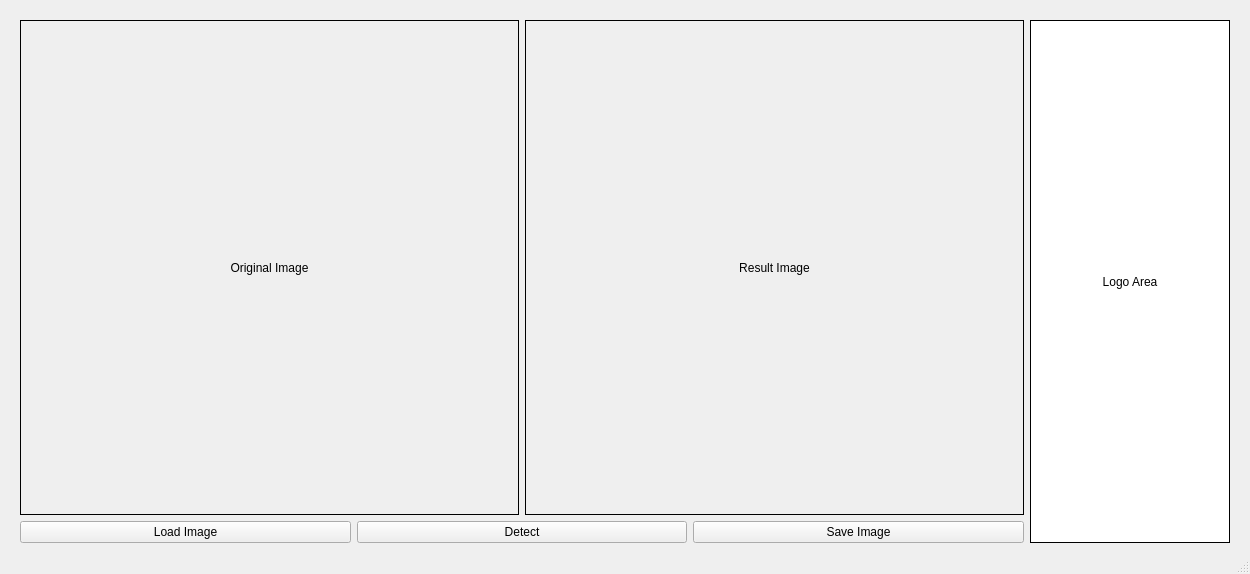
<?xml version="1.0" encoding="UTF-8"?>
<ui version="4.0">
 <class>MainWindow</class>
 <widget class="QMainWindow" name="MainWindow">
  <property name="geometry">
   <rect>
    <x>0</x>
    <y>0</y>
    <width>1250</width>
    <height>574</height>
   </rect>
  </property>
  <property name="windowTitle">
   <string>YOLO Person Detector</string>
  </property>
  <widget class="QWidget" name="centralwidget">
   <layout class="QHBoxLayout" name="horizontalLayout_main">
    <property name="leftMargin">
     <number>20</number>
    </property>
    <property name="topMargin">
     <number>20</number>
    </property>
    <property name="rightMargin">
     <number>20</number>
    </property>
    <item>
     <layout class="QVBoxLayout" name="verticalLayout">
      <item>
       <layout class="QHBoxLayout" name="horizontalLayout">
        <item>
         <widget class="QLabel" name="label_original">
          <property name="minimumSize">
           <size>
            <width>480</width>
            <height>480</height>
           </size>
          </property>
          <property name="styleSheet">
           <string notr="true">border: 1px solid black;</string>
          </property>
          <property name="text">
           <string>Original Image</string>
          </property>
          <property name="alignment">
           <set>Qt::AlignCenter</set>
          </property>
         </widget>
        </item>
        <item>
         <widget class="QLabel" name="label_result">
          <property name="minimumSize">
           <size>
            <width>480</width>
            <height>480</height>
           </size>
          </property>
          <property name="styleSheet">
           <string notr="true">border: 1px solid black;</string>
          </property>
          <property name="text">
           <string>Result Image</string>
          </property>
          <property name="alignment">
           <set>Qt::AlignCenter</set>
          </property>
         </widget>
        </item>
       </layout>
      </item>
      <item>
       <layout class="QHBoxLayout" name="horizontalLayout_2">
        <item>
         <widget class="QPushButton" name="btn_load">
          <property name="text">
           <string>Load Image</string>
          </property>
         </widget>
        </item>
        <item>
         <widget class="QPushButton" name="btn_detect">
          <property name="text">
           <string>Detect</string>
          </property>
         </widget>
        </item>
        <item>
         <widget class="QPushButton" name="btn_save">
          <property name="text">
           <string>Save Image</string>
          </property>
         </widget>
        </item>
       </layout>
      </item>
     </layout>
    </item>
    <item>
     <widget class="QLabel" name="label_logo">
      <property name="minimumSize">
       <size>
        <width>200</width>
        <height>0</height>
       </size>
      </property>
      <property name="maximumSize">
       <size>
        <width>200</width>
        <height>16777215</height>
       </size>
      </property>
      <property name="styleSheet">
       <string notr="true">border: 1px solid black; background-color: white;</string>
      </property>
      <property name="text">
       <string>Logo Area</string>
      </property>
      <property name="alignment">
       <set>Qt::AlignCenter</set>
      </property>
     </widget>
    </item>
   </layout>
  </widget>
  <widget class="QMenuBar" name="menubar">
   <property name="geometry">
    <rect>
     <x>0</x>
     <y>0</y>
     <width>1194</width>
     <height>21</height>
    </rect>
   </property>
  </widget>
  <widget class="QStatusBar" name="statusbar"/>
 </widget>
 <resources/>
 <connections/>
</ui>
